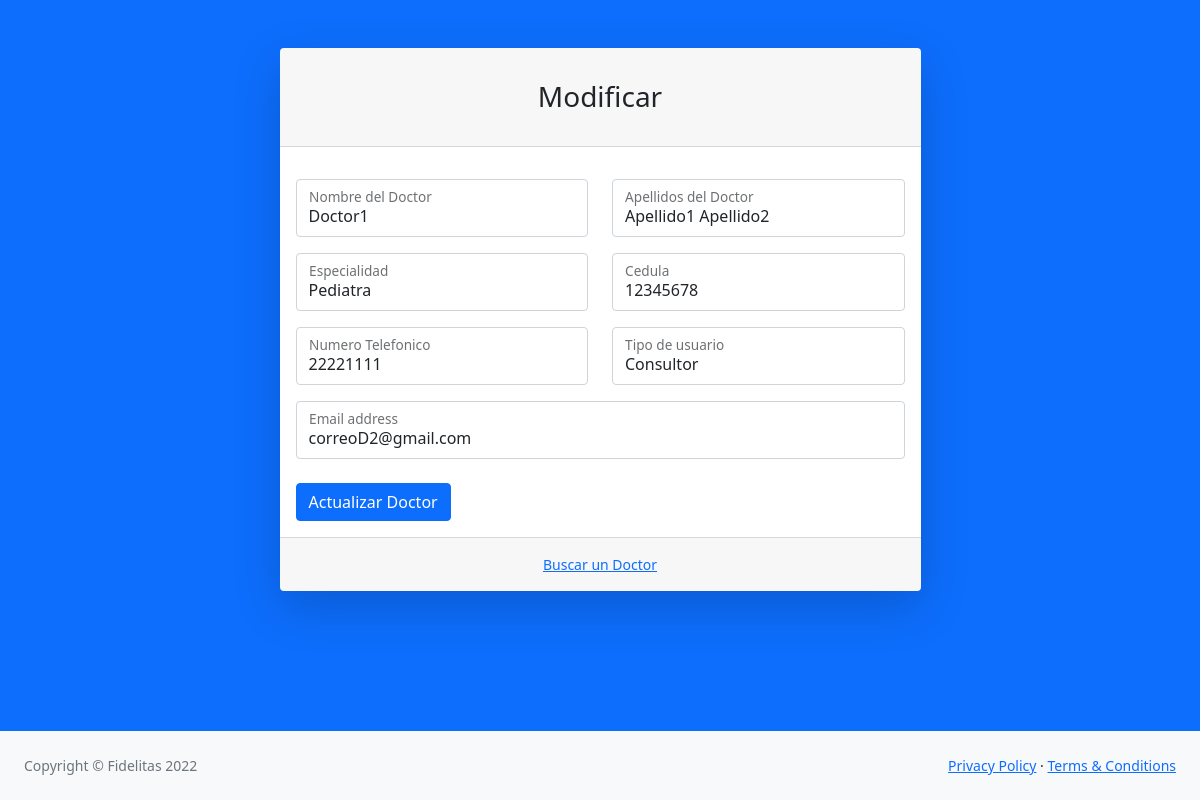
Before: /formularios/editarDoctor.php?id=1 (signed in) with the older database file.
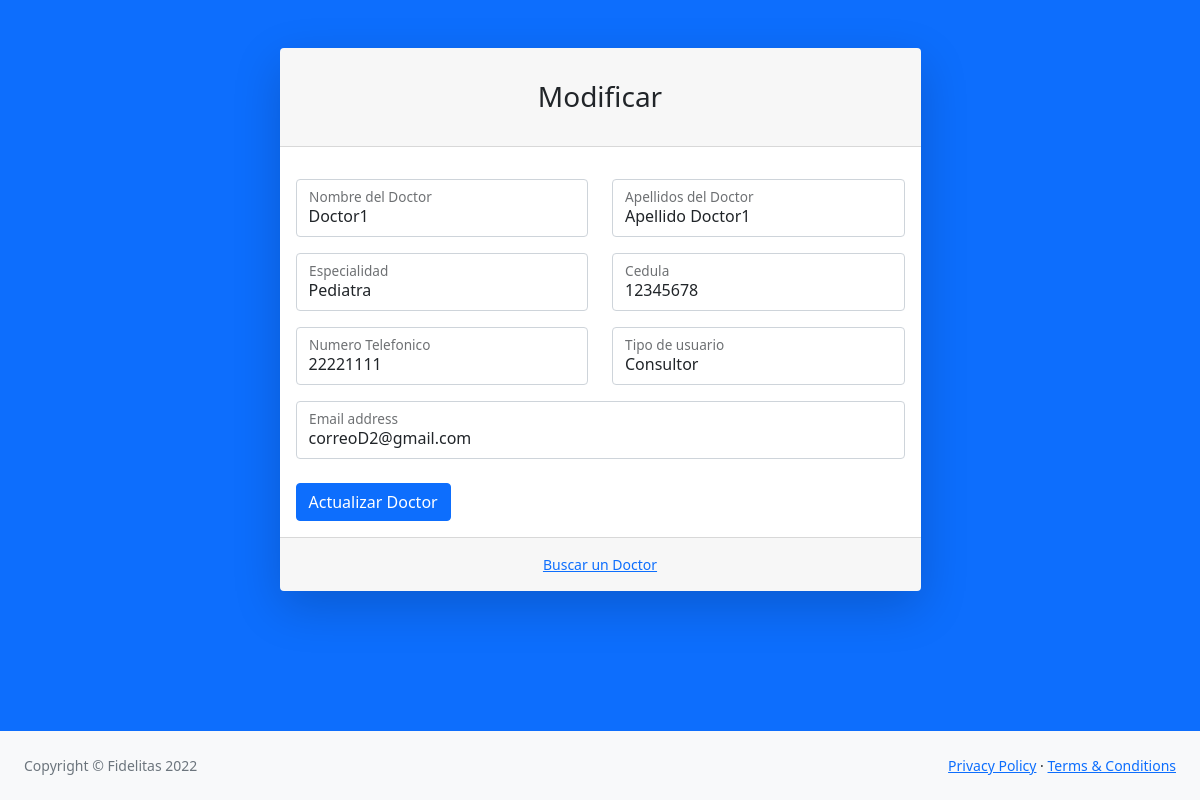
After: the same page with the newer database file.
### tables this page shows
CREATE TABLE `doctor` (
  idDoctor INT NOT NULL AUTO_INCREMENT,
  nombreDoctor VARCHAR(45) NOT NULL,
  apellidosDoctor VARCHAR(45) NOT NULL,
  cedulaDoctor INT NOT NULL,
  telefonoDoctor VARCHAR(10) NOT NULL,
  correoDoctor VARCHAR(45) NOT NULL,
  especialidad VARCHAR(45) NOT NULL,
  tipoUsuario INT NOT NULL,
  PRIMARY KEY (idDoctor),
  foreign key(tipoUsuario)references `tipousuario`(idtipoUsuario));

CREATE TABLE `tipousuario` (
  idtipoUsuario INT NOT NULL AUTO_INCREMENT,
  tipoDeUsuario VARCHAR(45) NOT NULL,
  PRIMARY KEY (idtipoUsuario));

### formularios/editarDoctor.php (the view, shortened to what the changed rows need)
<?php
  require "../conexion/conexion.php";
  $idDoc=$_GET['id'];
  $tDoctorSELECT = "SELECT d.nombreDoctor, d.apellidosDoctor, d.cedulaDoctor, d.telefonoDoctor, d.correoDoctor, d.especialidad, tu.tipoDeUsuario
  FROM doctor d JOIN tipousuario tu on d.tipoUsuario = tu.idtipoUsuario
  where d.idDoctor = ".$idDoc;
  $resultado = $mysqli->query($tDoctorSELECT);
?>
<!DOCTYPE html>
<html lang="en">
    <head>
        <link href="../css/styles.css" rel="stylesheet" />
    </head>
    <body class="bg-primary">
    <?php while ($row = $resultado->fetch_assoc()) { ?>
        <div id="layoutAuthentication">
            <div id="layoutAuthentication_content">
                <main>
                    <div class="container">
                        <div class="row justify-content-center">
                            <div class="col-lg-7">
                                <div class="card shadow-lg border-0 rounded-lg mt-5">
                                    <div class="card-header"><h3 class="text-center font-weight-light my-4">Modificar</h3></div>
                                    <div class="card-body">
                                        <form method="Post" action="../scriptsSQL/updateDoctor.php">
                                        <div class="row mb-3">
                                                <div class="col-md-6">
                                                    <div class="form-floating mb-3 mb-md-0">
                                                        <input class="form-control" id="inputFirstName" type="text" placeholder="Enter your first name" name="doctorNombre"
                                                        value="<?php echo $row['nombreDoctor']  ?>"/>
                                                        <label for="inputFirstName">Nombre del Doctor</label>
                                                    </div>
                                                </div>
                                                <div class="col-md-6">
                                                    <div class="form-floating">
                                                        <input class="form-control" id="inputLastName" type="text" placeholder="Enter your last name" name="doctorApellidos"
                                                        value="<?php echo $row['apellidosDoctor']  ?>"/>
                                                        <label for="inputLastName">Apellidos del Doctor</label>
                                                    </div>
                                                </div>
                                            </div>
                                            <div class="row mb-3">
                                                <div class="col-md-6">
                                                    <div class="form-floating mb-3 mb-md-0">
                                                        <input class="form-control" id="inputFirstName" type="Text" placeholder="Enter your first name" name="doctorEspecialidad"
                                                        value="<?php echo $row['especialidad']  ?>"/>
                                                        <label for="inputFirstName">Especialidad</label>
                                                    </div>
                                                </div>
                                                <div class="col-md-6">
                                                    <div class="form-floating">
                                                        <input class="form-control" id="inputLastName" type="number" placeholder="Enter your last name" name="doctorCedula"
                                                        value="<?php echo $row['cedulaDoctor']  ?>"/>
                                                        <label for="inputLastName">Cedula</label>
                                                    </div>
                                                </div>
                                            </div>
                                            <div class="row mb-3">
                                                <div class="col-md-6">
                                                    <div class="form-floating mb-3 mb-md-0">
                                                        <input class="form-control" id="inputFirstName" type="text" placeholder="Enter your first name" name="doctorTelefono"
                                                        value="<?php echo $row['telefonoDoctor']  ?>"/>
                                                        <label for="inputFirstName">Numero Telefonico</label>
                                                    </div>
                                                </div>
                                                 <div class="col-md-6">
                                                    <div class="form-floating mb-3 mb-md-0">
                                                        <input class="form-control" id="inputFirstName" type="text" placeholder="Enter your first name" name="doctorTpUsuario"
                                                        value="<?php echo $row['tipoDeUsuario']  ?>"/>
                                                        <label for="inputFirstName">Tipo de usuario</label>
                                                    </div>
                                                 </div>
                                            </div>
                                            <div class="form-floating mb-3">
                                                <input class="form-control" id="inputEmail" type="email" placeholder="name@example.com" name="doctorCorreo"
                                                value="<?php echo $row['correoDoctor'] ?>"/>
                                                <label for="inputEmail">Email address</label>
                                            </div>
                                            <div class="mt-4 mb-0">
                                            <button type="submit" class="btn btn-primary" >Actualizar Doctor</button>
                                            </div>
                                        </form>
                                    </div>
                                    <div class="card-footer text-center py-3">
                                        <div class="small"><a href="../tablas/tablaDoctores.php">Buscar un Doctor</a></div>
                                    </div>
                                </div>
                            </div>
                        </div>
                    </div>
                </main>
            </div>
            <div id="layoutAuthentication_footer">
                <footer class="py-4 bg-light mt-auto">
                    <div class="container-fluid px-4">
                        <div class="d-flex align-items-center justify-content-between small">
                            <div class="text-muted">Copyright &copy; Fidelitas 2022</div>
                            <div>
                                <a href="#">Privacy Policy</a>
                                &middot;
                                <a href="#">Terms &amp; Conditions</a>
                            </div>
                        </div>
                    </div>
                </footer>
            </div>
        </div>
        <?php } ?>
    </body>
</html>

Changed rows visible on the page:
changed doctor "Doctor1": doctorApellidos "Apellido1 Apellido2" → "Apellido Doctor1"
